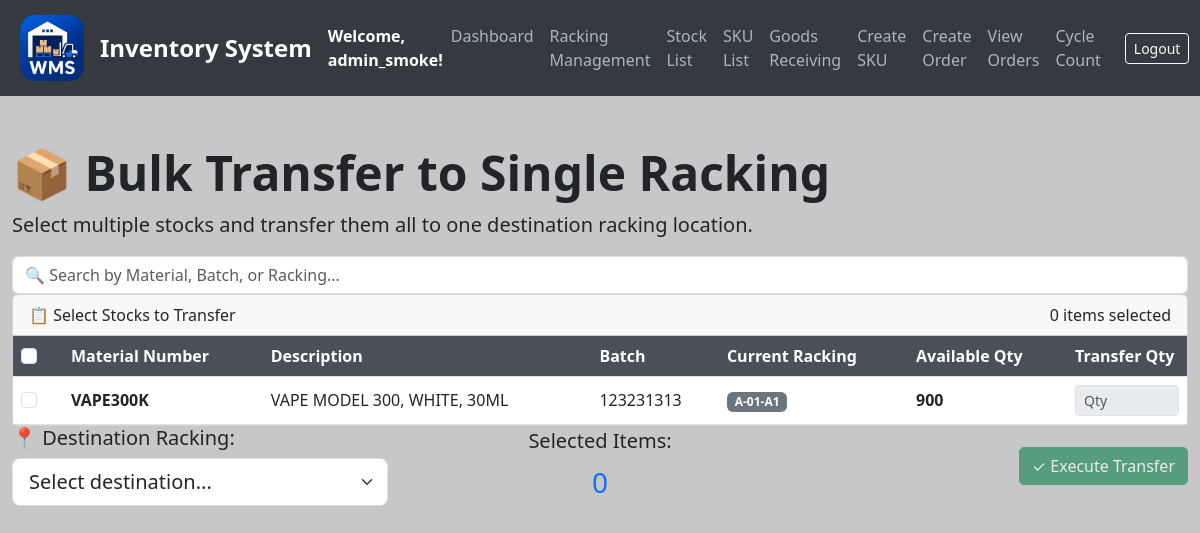
The page /bulk-transfer-racking (signed in) on the database its author committed.
### models.py (models this page shows, shortened)
class User(UserMixin, db.Model):
    __tablename__ = 'users'
    id = db.Column(db.Integer, primary_key=True)
    username = db.Column(db.String(80), unique=True, nullable=False)
    email = db.Column(db.String(120), unique=True, nullable=False)
    password = db.Column(db.String(200), nullable=False)
    date_created = db.Column(db.DateTime, default=get_local_time)
    last_login = db.Column(db.DateTime, nullable=True)
    is_active = db.Column(db.Boolean, default=True)
    is_approved = db.Column(db.Boolean, default=False)
    is_admin = db.Column(db.Boolean, default=False)
    plan = db.Column(db.String(20), default='basic')
    can_create_racking = db.Column(db.Boolean, default=False)
    can_create_stock = db.Column(db.Boolean, default=False)
    can_create_order = db.Column(db.Boolean, default=False)
    can_transfer_stock = db.Column(db.Boolean, default=False)
    can_transfer_batch = db.Column(db.Boolean, default=False)
    can_mass_transfer = db.Column(db.Boolean, default=False)
    can_bulk_transfer = db.Column(db.Boolean, default=False)
    can_add_sku = db.Column(db.Boolean, default=False)
    can_view_orders = db.Column(db.Boolean, default=False)  # ← new
    can_cycle_count = db.Column(db.Boolean, default=False)  # ← new

class Stock(db.Model):
    __tablename__ = 'stock'
    id = db.Column(db.Integer, primary_key=True)
    sku_id = db.Column(db.Integer, db.ForeignKey('sku_list.id'), nullable=False)  # Foreign key reference to SKU
    sku = db.relationship('SKU', backref='stocks', lazy=True)  # Add relationship to SKU
    quantity = db.Column(db.Integer, default=0, nullable=False)
    batch_number = db.Column(db.String(100), nullable=True)
    shipment_number = db.Column(db.String(100), nullable=True)
    racking_number = db.Column(db.String(100), nullable=True)
    remarks = db.Column(db.String(255), nullable=True)
    timestamp = db.Column(db.DateTime, default=get_local_time)  # New timestamp column

class SKU(db.Model):
    __tablename__ = 'sku_list'
    id = db.Column(db.Integer, primary_key=True)
    material_number = db.Column(db.String(50), unique=True, nullable=False)
    product_description = db.Column(db.String(200), nullable=False)
    pack_size_id = db.Column(db.Integer, db.ForeignKey('pack_sizes.id'), nullable=False)
    weight = db.Column(db.Float, nullable=False)
    pack_size = db.relationship('PackSize', backref='skus', lazy=True)  # Establish relationship

### app.py (the view)
@app.route('/bulk-transfer-racking', methods=['GET'])
@premium_required
@login_required
@permission_required('can_bulk_transfer')
def bulk_transfer_racking():
    stocks = db.session.query(Stock).join(SKU).filter(Stock.quantity > 0).all()
    racking_numbers = Racking.query.order_by(Racking.racking_number).all()
    return render_template('bulk_transfer_racking.html',
                           stocks=stocks,
                           racking_numbers=racking_numbers)

### app.py (called while the page is built)
def premium_required(f):
    @wraps(f)
    def decorated_function(*args, **kwargs):
        if not current_user.is_authenticated:
            return redirect(url_for('login'))
        if current_user.is_admin:
            return f(*args, **kwargs)
        if current_user.plan != 'premium':
            flash('This feature requires a Premium plan.', 'warning')
            return redirect(url_for('dashboard'))
        return f(*args, **kwargs)
    return decorated_function

def permission_required(permission):
    def decorator(f):
        @wraps(f)
        def decorated_function(*args, **kwargs):
            if not current_user.is_authenticated:
                return redirect(url_for('login'))
            if current_user.is_admin:
                return f(*args, **kwargs)
            if not getattr(current_user, permission, False):
                flash('You do not have permission to access this feature.', 'danger')
                return redirect(url_for('dashboard'))
            return f(*args, **kwargs)
        return decorated_function
    return decorator

@login_manager.user_loader
def load_user(user_id):
    return db.session.get(User, int(user_id))

### templates/bulk_transfer_racking.html (shortened to what this page needs)
{% extends "base.html" %}
{% block content %}
<div class="container mt-5">
    <h1>📦 Bulk Transfer to Single Racking</h1>
    <p class="lead">Select multiple stocks and transfer them all to one destination racking location.</p>
    <div class="search-box">
        <input type="text" id="searchInput" class="form-control" placeholder="🔍 Search by Material, Batch, or Racking...">
    </div>
    <div class="card">
        <div class="card-header">
            📋 Select Stocks to Transfer
            <span class="float-end badge-selected" id="selectedCount">0 items selected</span>
        </div>
        <div class="card-body p-0">
            <div class="table-responsive" style="max-height: 500px; overflow-y: auto;">
                <table class="table table-hover table-sm mb-0" id="stockTable">
                    <thead class="sticky-top">
                        <tr>
                            <th style="width: 50px;">
                                <input type="checkbox" id="selectAll" class="form-check-input">
                            </th>
                            <th>Material Number</th>
                            <th>Description</th>
                            <th>Batch</th>
                            <th>Current Racking</th>
                            <th>Available Qty</th>
                            <th style="width: 120px;">Transfer Qty</th>
                        </tr>
                    </thead>
                    <tbody id="stockTableBody">
                        {% for stock in stocks %}
                        <tr data-stock-id="{{ stock.id }}"
                            data-material="{{ stock.sku.material_number }}"
                            data-batch="{{ stock.batch_number }}"
                            data-racking="{{ stock.racking_number }}"
                            data-max-qty="{{ stock.quantity }}">
                            <td>
                                <input type="checkbox" class="form-check-input stock-checkbox">
                            </td>
                            <td><strong>{{ stock.sku.material_number }}</strong></td>
                            <td>{{ stock.sku.product_description }}</td>
                            <td>{{ stock.batch_number or 'N/A' }}</td>
                            <td><span class="badge bg-secondary">{{ stock.racking_number }}</span></td>
                            <td><strong>{{ stock.quantity }}</strong></td>
                            <td>
                                <input type="number" class="form-control form-control-sm qty-input"
                                       min="1" max="{{ stock.quantity }}"
                                       placeholder="Qty" disabled>
                            </td>
                        </tr>
                        {% endfor %}
                    </tbody>
                </table>
            </div>
        </div>
    </div>
    <div class="transfer-summary">
        <div class="row align-items-center">
            <div class="col-md-4">
                <h5 class="mb-2">📍 Destination Racking:</h5>
                <select class="form-select form-select-lg" id="destinationRacking" required>
                    <option value="">Select destination...</option>
                </select>
            </div>
            <div class="col-md-4 text-center">
                <h5 class="mb-2">Selected Items:</h5>
                <div class="fs-3 text-primary" id="summaryCount">0</div>
            </div>
            <div class="col-md-4 text-end">
                <button class="btn btn-success btn-transfer" id="executeTransferBtn" disabled>
                    ✓ Execute Transfer
                </button>
            </div>
        </div>
    </div>
</div>
</body>
</html>
{% endblock %}

### templates/base.html (shortened to what this page needs)
<!DOCTYPE html>
<html lang="en">
<head>
    <link href="https://cdn.jsdelivr.net/npm/bootstrap@5.3.0/dist/css/bootstrap.min.css" rel="stylesheet">
</head>
<body>
<nav class="navbar navbar-expand-lg navbar-dark">
    <div class="container-fluid">
        <img src="{{ url_for('static', filename='logo_.png') }}" alt="Logo" width="80" height="80" class="me-2">
        <a class="navbar-brand" href="/">Inventory System</a>
        <strong class="text-white">Welcome, {{ current_user.username }}!</strong>
        <div class="collapse navbar-collapse" id="navbarNav">
            <ul class="navbar-nav ms-auto">
                <li class="nav-item"><a class="nav-link" href="/dashboard">Dashboard</a></li>
                {% if current_user.is_admin or current_user.can_create_racking %}
                <li class="nav-item"><a class="nav-link" href="/create_racking">Racking Management</a></li>
                {% endif %}
                <li class="nav-item"><a class="nav-link" href="/stocks">Stock List</a></li>
                <li class="nav-item"><a class="nav-link" href="/sku-list">SKU List</a></li>
                {% if current_user.is_admin or current_user.can_create_stock %}
                <li class="nav-item"><a class="nav-link" href="/create-stock">Goods Receiving</a></li>
                {% endif %}
                {% if current_user.is_admin or current_user.can_add_sku %}
                <li class="nav-item"><a class="nav-link" href="/add-sku">Create SKU</a></li>
                {% endif %}
                {% if current_user.is_admin or current_user.can_create_order %}
                <li class="nav-item"><a class="nav-link" href="/create-order">Create Order</a></li>
                {% endif %}
                {% if current_user.is_admin or current_user.can_view_orders %}
                <li class="nav-item"><a class="nav-link" href="/orders">View Orders</a></li>
                {% endif %}
                {% if current_user.is_admin or current_user.can_cycle_count %}
                <li class="nav-item"><a class="nav-link" href="/cycle-count">Cycle Count</a></li>
                {% endif %}
            </ul>
            <form class="d-flex ms-3" action="{{ url_for('logout') }}" method="POST">
                <button class="btn btn-sm btn-outline-light" type="submit">Logout</button>
            </form>
        </div>
    </div>
</nav>
{% block content %}{% endblock %}
</body>
</html>

### rows shown on the page
User: username "admin_smoke"
Stock: sku.material_number "VAPE300K", sku.product_description "VAPE MODEL 300, WHITE, 30ML", batch_number "123231313", racking_number "A-01-A1", quantity "900"
